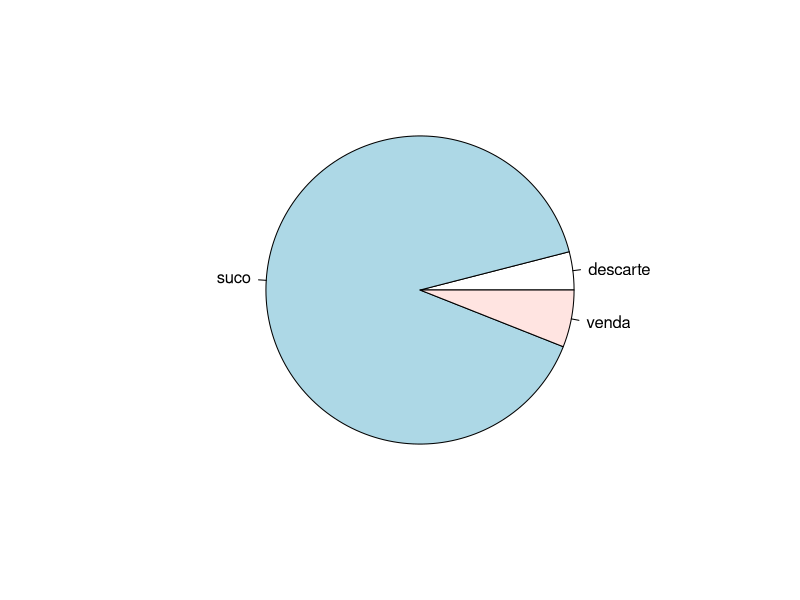
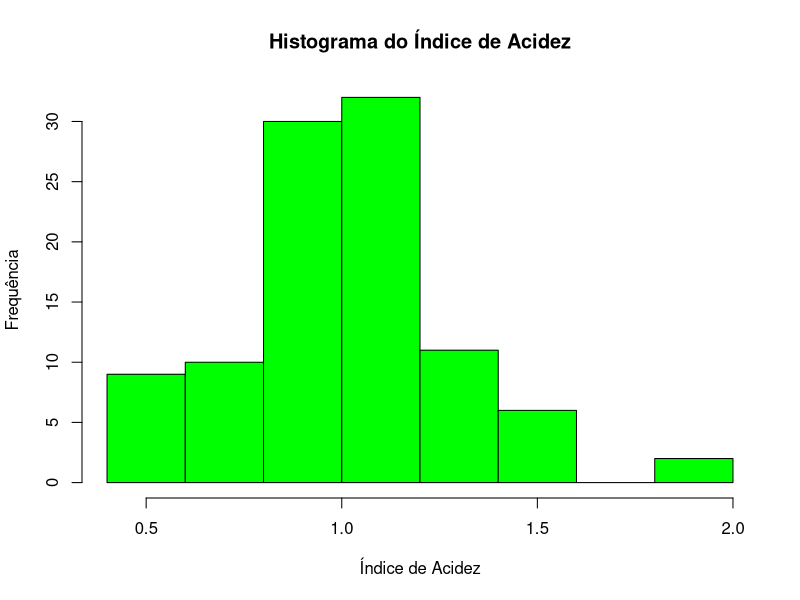
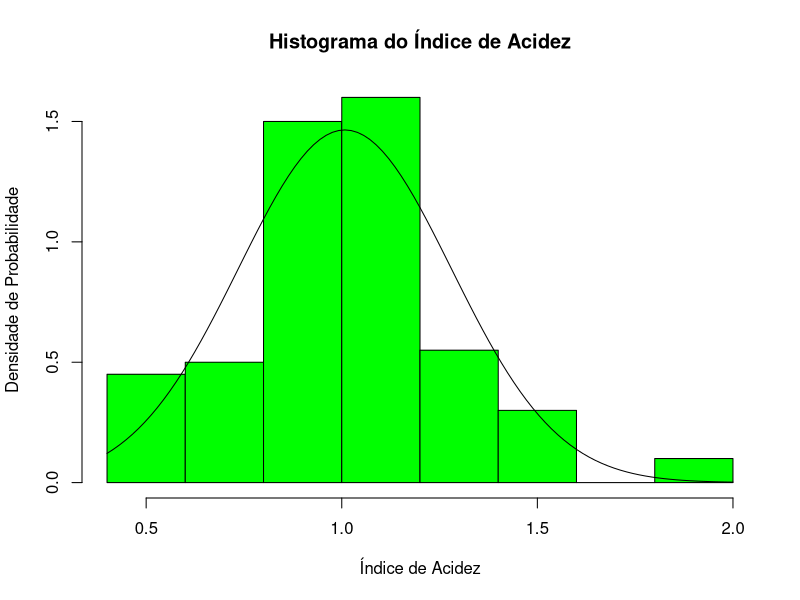

These charts were generated, in order, by the following R code:
# a)
dfLaranja <- read.table(file="laranja.csv",header=TRUE,sep=";")
dfLaranja$IndiceAcidez <- as.numeric(gsub(",", ".", dfLaranja$IndiceAcidez)) # IndiceAcidez is using , as decimal separator
dfLaranja$Diametro <- as.numeric(gsub(",", ".", dfLaranja$Diametro)) # Diametro is also using , as decimal separator

print(dfLaranja)

# b)
define.categoria <- function(element) {
  i <- element$IndiceAcidez
  
  ifelse(i<=0.5, "A",
  ifelse(i>0.5 & i<=0.7, "B",
  ifelse(i>0.7 & i<=0.9, "C",
  ifelse(i>0.9 & i<=1.1, "D",
  ifelse(i>1.1 & i<=1.3, "E",
  ifelse(i>1.3 & i<=1.5, "F",
  ifelse(i>1.5 & i<=1.7, "G",
  ifelse(i>1.7, "H", "?"))))))))
}

dfLaranja$Categoria <- define.categoria(dfLaranja)
dfLaranja

# c)
calcula.volume <- function(element) {
  radius <- (element$Diametro / 2)
  return((4*pi*(radius^3))/3)
}

dfLaranja$Volume <- calcula.volume(dfLaranja)
dfLaranja

# d)
classifica.destino <- function(element) {
  ifelse(element$Categoria == "A", "descarte",
  ifelse(element$Peso / element$Volume > 0.7, "suco", "venda"))
}

dfLaranja$Destino <- classifica.destino(dfLaranja)
dfLaranja

# e)
summaryDf <- aggregate(dfLaranja$Destino, by=list(Destino=dfLaranja$Destino), FUN=length)
summaryDf

pie(summaryDf$x, labels = summaryDf$Destino)

# f)
hist(dfLaranja$IndiceAcidez, main="Histograma do Índice de Acidez", xlab="Índice de Acidez", ylab="Frequência", col="green")

# g)
# Taken from: https://stackoverflow.com/questions/17162013/add-a-normal-distribution-line-in-histogram
hist(dfLaranja$IndiceAcidez, probability = TRUE, main="Histograma do Índice de Acidez", xlab="Índice de Acidez", ylab="Densidade de Probabilidade", col="green")
x<-seq(0,100,0.01) # ?
curve(dnorm(x, mean=mean(dfLaranja$IndiceAcidez), sd=sd(dfLaranja$IndiceAcidez)), add=TRUE)
